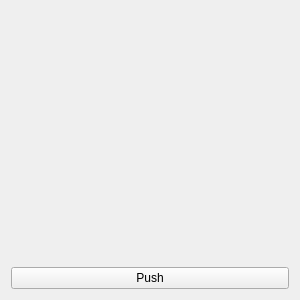
<?xml version="1.0" encoding="UTF-8"?>
<ui version="4.0">
 <class>Form</class>
 <widget class="QWidget" name="Form">
  <property name="geometry">
   <rect>
    <x>0</x>
    <y>0</y>
    <width>300</width>
    <height>300</height>
   </rect>
  </property>
  <property name="minimumSize">
   <size>
    <width>300</width>
    <height>300</height>
   </size>
  </property>
  <property name="maximumSize">
   <size>
    <width>300</width>
    <height>300</height>
   </size>
  </property>
  <property name="windowTitle">
   <string>Form</string>
  </property>
  <layout class="QVBoxLayout" name="verticalLayout">
   <item>
    <spacer name="verticalSpacer">
     <property name="orientation">
      <enum>Qt::Vertical</enum>
     </property>
     <property name="sizeHint" stdset="0">
      <size>
       <width>20</width>
       <height>40</height>
      </size>
     </property>
    </spacer>
   </item>
   <item>
    <widget class="QPushButton" name="pushButton">
     <property name="text">
      <string>Push</string>
     </property>
    </widget>
   </item>
  </layout>
 </widget>
 <resources/>
 <connections/>
</ui>
